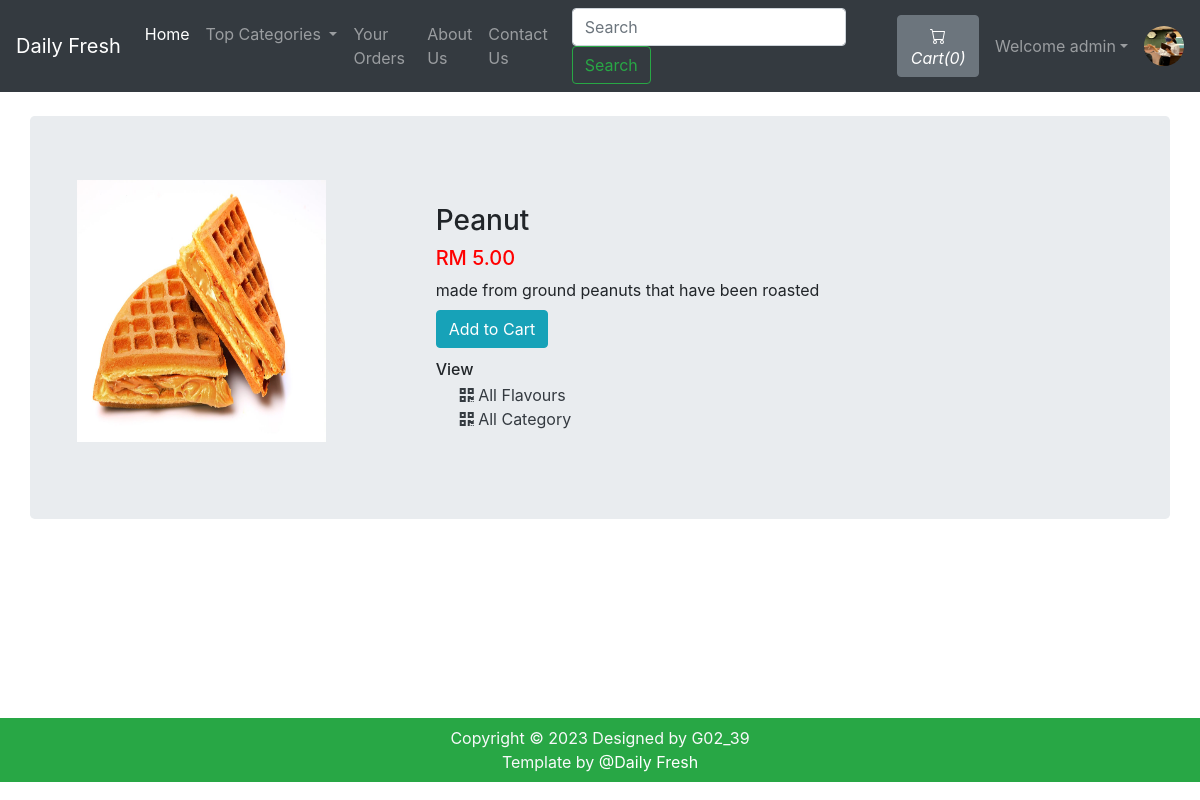
Page /viewPizza.php?pizzaid=2 (signed in) on the earlier database version.
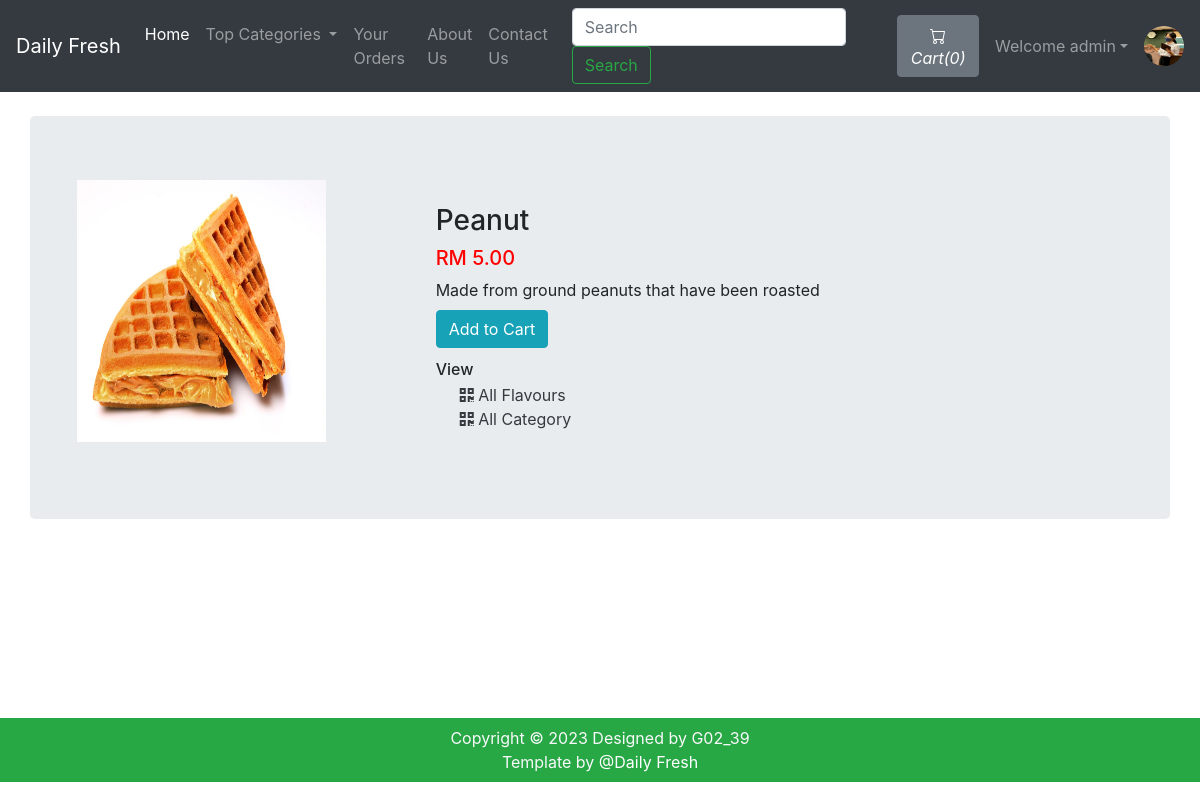
Same page on the later database version.
### tables this page shows
CREATE TABLE `pizza` (
  `pizzaId` int(12) NOT NULL,
  `pizzaName` varchar(255) NOT NULL,
  `pizzaPrice` int(12) NOT NULL,
  `pizzaDesc` text NOT NULL,
  `pizzaCategorieId` int(12) NOT NULL,
  `pizzaPubDate` datetime NOT NULL DEFAULT current_timestamp()
);

### viewPizza.php (the view, shortened to what this page needs)
<!doctype html>
<html lang="en">
<head>
    <link rel="stylesheet" href="https://stackpath.bootstrapcdn.com/bootstrap/4.4.1/css/bootstrap.min.css">
    <link rel="stylesheet" href="https://use.fontawesome.com/releases/v5.8.2/css/all.css">
</head>
<body>
    <?php include 'partials/_dbconnect.php';?>
    <?php require 'partials/_nav.php' ?>
    <div class="container my-4" id="cont">
        <div class="row jumbotron">
        <?php
            $pizzaId = $_GET['pizzaid'];
            $sql = "SELECT * FROM `pizza` WHERE pizzaId = $pizzaId";
            $result = mysqli_query($conn, $sql);
            $row = mysqli_fetch_assoc($result);
            $pizzaName = $row['pizzaName'];
            $pizzaPrice = $row['pizzaPrice'];
            $pizzaDesc = $row['pizzaDesc'];
            $pizzaCategorieId = $row['pizzaCategorieId'];
        ?>
        <?php
        echo  '<div class="col-md-4">
                <img src="img/food-'.$pizzaId. '.jpg" width="249px" height="262px">
            </div>
            <div class="col-md-8 my-4">
                <h3>' . $pizzaName . '</h3>
                <h5 style="color: #ff0000">RM '.$pizzaPrice. '.00</h5>
                <p class="mb-0">' .$pizzaDesc .'</p>';
                if($loggedin){
                    $quaSql = "SELECT `itemQuantity` FROM `viewcart` WHERE pizzaId = '$pizzaId' AND `userId`='$userId'";
                    $quaresult = mysqli_query($conn, $quaSql);
                    $quaExistRows = mysqli_num_rows($quaresult);
                    if($quaExistRows == 0) {
                        echo '<form action="partials/_manageCart.php" method="POST">
                              <input type="hidden" name="itemId" value="'.$pizzaId. '">
                              <button type="submit" name="addToCart" class="btn btn-info my-2">Add to Cart</button>';
                    }else {
                        echo '<a href="viewCart.php"><button class="btn btn-info my-2">Go to Cart</button></a>';
                    }
                }
                else{
                    echo '<button class="btn btn-info my-2" data-toggle="modal" data-target="#loginModal">Add to Cart</button>';
                }
                echo '</form>
                <h6 class="my-1"> View </h6>
                <div class="mx-4">
                    <a href="viewPizzaList.php?catid=' . $pizzaCategorieId . '" class="active text-dark">
                    <i class="fas fa-qrcode"></i>
                        <span>All Flavours</span>
                    </a>
                </div>
                <div class="mx-4">
                    <a href="index.php" class="active text-dark">
                    <i class="fas fa-qrcode"></i>
                        <span>All Category</span>
                    </a>
                </div>
            </div>'
        ?>
        </div>
    </div>
    <?php require 'partials/_footer.php' ?>
</body>
</html>

Differences in the rows shown:
changed pizza "Peanut": pizzaDesc "made from ground peanuts that have been roasted" → "Made from ground peanuts that have been roasted"
